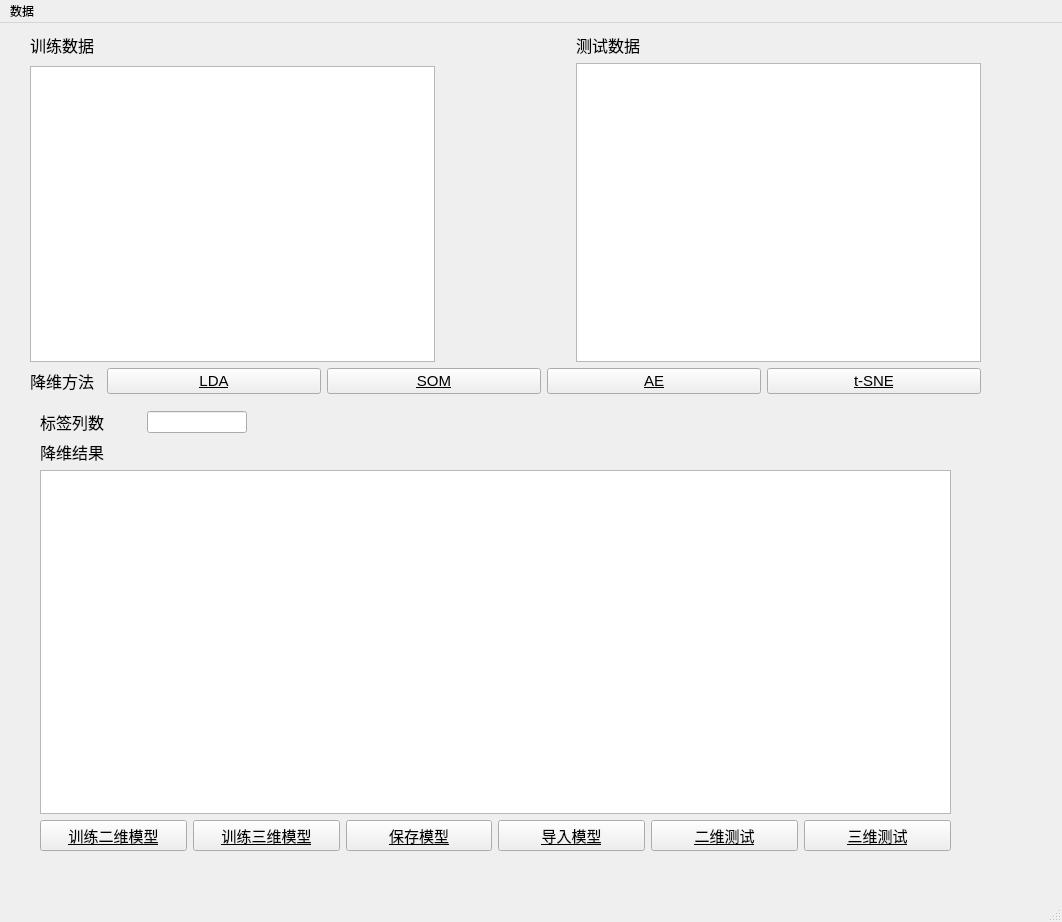
<?xml version="1.0" encoding="UTF-8"?>
<ui version="4.0">
 <class>MainWindow</class>
 <widget class="QMainWindow" name="MainWindow">
  <property name="geometry">
   <rect>
    <x>0</x>
    <y>0</y>
    <width>1062</width>
    <height>922</height>
   </rect>
  </property>
  <property name="windowTitle">
   <string>MainWindow</string>
  </property>
  <widget class="QWidget" name="centralwidget">
   <widget class="QWidget" name="layoutWidget">
    <property name="geometry">
     <rect>
      <x>30</x>
      <y>10</y>
      <width>951</width>
      <height>861</height>
     </rect>
    </property>
    <layout class="QVBoxLayout" name="verticalLayout_6" stretch="4,1,6">
     <item>
      <layout class="QHBoxLayout" name="horizontalLayout_8" stretch="3,1,3">
       <item>
        <layout class="QVBoxLayout" name="verticalLayout_4">
         <property name="spacing">
          <number>9</number>
         </property>
         <item>
          <widget class="QLabel" name="label_xunlianshuju">
           <property name="font">
            <font>
             <family>Arial</family>
             <pointsize>12</pointsize>
            </font>
           </property>
           <property name="text">
            <string>训练数据</string>
           </property>
          </widget>
         </item>
         <item>
          <widget class="QTableWidget" name="trainWidget"/>
         </item>
        </layout>
       </item>
       <item>
        <spacer name="horizontalSpacer_4">
         <property name="orientation">
          <enum>Qt::Horizontal</enum>
         </property>
         <property name="sizeHint" stdset="0">
          <size>
           <width>20</width>
           <height>20</height>
          </size>
         </property>
        </spacer>
       </item>
       <item>
        <layout class="QVBoxLayout" name="verticalLayout_5">
         <item>
          <widget class="QLabel" name="label_ceshishuju">
           <property name="font">
            <font>
             <family>Arial</family>
             <pointsize>12</pointsize>
            </font>
           </property>
           <property name="text">
            <string>测试数据</string>
           </property>
          </widget>
         </item>
         <item>
          <widget class="QTableWidget" name="testWidget"/>
         </item>
        </layout>
       </item>
      </layout>
     </item>
     <item>
      <layout class="QHBoxLayout" name="horizontalLayout_7" stretch="1,3,3,3,3">
       <item>
        <widget class="QLabel" name="label_jiangweifangfa">
         <property name="font">
          <font>
           <family>Arial</family>
           <pointsize>12</pointsize>
          </font>
         </property>
         <property name="text">
          <string>降维方法</string>
         </property>
        </widget>
       </item>
       <item>
        <widget class="QPushButton" name="button_lda">
         <property name="font">
          <font>
           <family>Arial</family>
           <pointsize>11</pointsize>
           <underline>true</underline>
          </font>
         </property>
         <property name="text">
          <string>LDA</string>
         </property>
        </widget>
       </item>
       <item>
        <widget class="QPushButton" name="button_som">
         <property name="font">
          <font>
           <family>Arial</family>
           <pointsize>11</pointsize>
           <underline>true</underline>
          </font>
         </property>
         <property name="text">
          <string>SOM</string>
         </property>
        </widget>
       </item>
       <item>
        <widget class="QPushButton" name="button_ae">
         <property name="font">
          <font>
           <family>Arial</family>
           <pointsize>11</pointsize>
           <underline>true</underline>
          </font>
         </property>
         <property name="text">
          <string>AE</string>
         </property>
        </widget>
       </item>
       <item>
        <widget class="QPushButton" name="button_tsne">
         <property name="font">
          <font>
           <family>Arial</family>
           <pointsize>11</pointsize>
           <underline>true</underline>
          </font>
         </property>
         <property name="text">
          <string>t-SNE</string>
         </property>
        </widget>
       </item>
      </layout>
     </item>
     <item>
      <widget class="QStackedWidget" name="stackedWidget">
       <property name="currentIndex">
        <number>1</number>
       </property>
       <widget class="QWidget" name="page_lda">
        <widget class="QWidget" name="layoutWidget">
         <property name="geometry">
          <rect>
           <x>10</x>
           <y>10</y>
           <width>911</width>
           <height>441</height>
          </rect>
         </property>
         <layout class="QVBoxLayout" name="verticalLayout">
          <item>
           <layout class="QHBoxLayout" name="horizontalLayout" stretch="1,1,7">
            <item>
             <widget class="QLabel" name="label_biaoqianlieshu_lda">
              <property name="font">
               <font>
                <family>Arial</family>
                <pointsize>12</pointsize>
               </font>
              </property>
              <property name="text">
               <string>标签列数</string>
              </property>
             </widget>
            </item>
            <item>
             <widget class="QLineEdit" name="biaoqianlieshu_lda"/>
            </item>
            <item>
             <spacer name="horizontalSpacer">
              <property name="orientation">
               <enum>Qt::Horizontal</enum>
              </property>
              <property name="sizeHint" stdset="0">
               <size>
                <width>40</width>
                <height>20</height>
               </size>
              </property>
             </spacer>
            </item>
           </layout>
          </item>
          <item>
           <widget class="QLabel" name="label_jiangweijieguo__lda">
            <property name="font">
             <font>
              <family>Arial</family>
              <pointsize>12</pointsize>
             </font>
            </property>
            <property name="text">
             <string>降维结果</string>
            </property>
           </widget>
          </item>
          <item>
           <widget class="QGraphicsView" name="lda_tu"/>
          </item>
          <item>
           <layout class="QHBoxLayout" name="horizontalLayout_2">
            <item>
             <widget class="QPushButton" name="xunlianmoxing2_lda">
              <property name="font">
               <font>
                <family>Arial</family>
                <pointsize>11</pointsize>
                <underline>true</underline>
               </font>
              </property>
              <property name="text">
               <string>训练二维模型</string>
              </property>
             </widget>
            </item>
            <item>
             <widget class="QPushButton" name="xunlianmoxing3_lda">
              <property name="font">
               <font>
                <family>Arial</family>
                <pointsize>11</pointsize>
                <underline>true</underline>
               </font>
              </property>
              <property name="text">
               <string>训练三维模型</string>
              </property>
             </widget>
            </item>
            <item>
             <widget class="QPushButton" name="baocunmoxing_lda">
              <property name="font">
               <font>
                <family>Arial</family>
                <pointsize>11</pointsize>
                <underline>true</underline>
               </font>
              </property>
              <property name="text">
               <string>保存模型</string>
              </property>
             </widget>
            </item>
            <item>
             <widget class="QPushButton" name="daorumoxing_lda">
              <property name="font">
               <font>
                <family>Arial</family>
                <pointsize>11</pointsize>
                <underline>true</underline>
               </font>
              </property>
              <property name="text">
               <string>导入模型</string>
              </property>
             </widget>
            </item>
            <item>
             <widget class="QPushButton" name="ceshi2_lda">
              <property name="font">
               <font>
                <family>Arial</family>
                <pointsize>11</pointsize>
                <underline>true</underline>
               </font>
              </property>
              <property name="text">
               <string>二维测试</string>
              </property>
             </widget>
            </item>
            <item>
             <widget class="QPushButton" name="ceshi3_lda">
              <property name="font">
               <font>
                <family>Arial</family>
                <pointsize>11</pointsize>
                <underline>true</underline>
               </font>
              </property>
              <property name="text">
               <string>三维测试</string>
              </property>
             </widget>
            </item>
           </layout>
          </item>
         </layout>
        </widget>
       </widget>
       <widget class="QWidget" name="page_som">
        <widget class="QWidget" name="layoutWidget_2">
         <property name="geometry">
          <rect>
           <x>10</x>
           <y>10</y>
           <width>911</width>
           <height>441</height>
          </rect>
         </property>
         <layout class="QVBoxLayout" name="verticalLayout_7">
          <item>
           <layout class="QHBoxLayout" name="horizontalLayout_9" stretch="1,1,7">
            <item>
             <widget class="QLabel" name="label_biaoqianlieshu_som">
              <property name="font">
               <font>
                <family>Arial</family>
                <pointsize>12</pointsize>
               </font>
              </property>
              <property name="text">
               <string>标签列数</string>
              </property>
             </widget>
            </item>
            <item>
             <widget class="QLineEdit" name="biaoqianlieshu_som"/>
            </item>
            <item>
             <spacer name="horizontalSpacer_2">
              <property name="orientation">
               <enum>Qt::Horizontal</enum>
              </property>
              <property name="sizeHint" stdset="0">
               <size>
                <width>40</width>
                <height>20</height>
               </size>
              </property>
             </spacer>
            </item>
           </layout>
          </item>
          <item>
           <widget class="QLabel" name="label_jiangweijieguo__som">
            <property name="font">
             <font>
              <family>Arial</family>
              <pointsize>12</pointsize>
             </font>
            </property>
            <property name="text">
             <string>降维结果</string>
            </property>
           </widget>
          </item>
          <item>
           <widget class="QGraphicsView" name="som_tu"/>
          </item>
          <item>
           <layout class="QHBoxLayout" name="horizontalLayout_10">
            <item>
             <widget class="QPushButton" name="xunlianmoxing2_som">
              <property name="font">
               <font>
                <family>Arial</family>
                <pointsize>11</pointsize>
                <underline>true</underline>
               </font>
              </property>
              <property name="text">
               <string>训练二维模型</string>
              </property>
             </widget>
            </item>
            <item>
             <widget class="QPushButton" name="xunlianmoxing3_som">
              <property name="font">
               <font>
                <family>Arial</family>
                <pointsize>11</pointsize>
                <underline>true</underline>
               </font>
              </property>
              <property name="text">
               <string>训练三维模型</string>
              </property>
             </widget>
            </item>
            <item>
             <widget class="QPushButton" name="baocunmoxing_som">
              <property name="font">
               <font>
                <family>Arial</family>
                <pointsize>11</pointsize>
                <underline>true</underline>
               </font>
              </property>
              <property name="text">
               <string>保存模型</string>
              </property>
             </widget>
            </item>
            <item>
             <widget class="QPushButton" name="daorumoxing_som">
              <property name="font">
               <font>
                <family>Arial</family>
                <pointsize>11</pointsize>
                <underline>true</underline>
               </font>
              </property>
              <property name="text">
               <string>导入模型</string>
              </property>
             </widget>
            </item>
            <item>
             <widget class="QPushButton" name="ceshi2_som">
              <property name="font">
               <font>
                <family>Arial</family>
                <pointsize>11</pointsize>
                <underline>true</underline>
               </font>
              </property>
              <property name="text">
               <string>二维测试</string>
              </property>
             </widget>
            </item>
            <item>
             <widget class="QPushButton" name="ceshi3_som">
              <property name="font">
               <font>
                <family>Arial</family>
                <pointsize>11</pointsize>
                <underline>true</underline>
               </font>
              </property>
              <property name="text">
               <string>三维测试</string>
              </property>
             </widget>
            </item>
           </layout>
          </item>
         </layout>
        </widget>
       </widget>
       <widget class="QWidget" name="page_ae">
        <widget class="QWidget" name="layoutWidget">
         <property name="geometry">
          <rect>
           <x>10</x>
           <y>10</y>
           <width>911</width>
           <height>441</height>
          </rect>
         </property>
         <layout class="QVBoxLayout" name="verticalLayout_2">
          <item>
           <layout class="QHBoxLayout" name="horizontalLayout_3" stretch="1,1,1,3,1,1,1,1,1">
            <item>
             <widget class="QLabel" name="label_biaoqianlieshu_ae">
              <property name="font">
               <font>
                <family>Arial</family>
                <pointsize>12</pointsize>
               </font>
              </property>
              <property name="text">
               <string>标签列数</string>
              </property>
             </widget>
            </item>
            <item>
             <widget class="QLineEdit" name="biaoqianlieshu_ae"/>
            </item>
            <item>
             <widget class="QLabel" name="label_yingcejiegou_ae">
              <property name="font">
               <font>
                <family>Arial</family>
                <pointsize>12</pointsize>
               </font>
              </property>
              <property name="text">
               <string>隐层结构</string>
              </property>
             </widget>
            </item>
            <item>
             <widget class="QLineEdit" name="structure_ae">
              <property name="sizePolicy">
               <sizepolicy hsizetype="Expanding" vsizetype="Fixed">
                <horstretch>0</horstretch>
                <verstretch>0</verstretch>
               </sizepolicy>
              </property>
             </widget>
            </item>
            <item>
             <widget class="QLabel" name="label_epoch_ae">
              <property name="font">
               <font>
                <family>Arial</family>
                <pointsize>12</pointsize>
               </font>
              </property>
              <property name="text">
               <string>epoch</string>
              </property>
             </widget>
            </item>
            <item>
             <widget class="QLineEdit" name="epoch_ae">
              <property name="sizePolicy">
               <sizepolicy hsizetype="Expanding" vsizetype="Fixed">
                <horstretch>0</horstretch>
                <verstretch>0</verstretch>
               </sizepolicy>
              </property>
             </widget>
            </item>
            <item>
             <widget class="QLabel" name="label_batchsize_ae">
              <property name="font">
               <font>
                <family>Arial</family>
                <pointsize>12</pointsize>
               </font>
              </property>
              <property name="text">
               <string>batch size</string>
              </property>
             </widget>
            </item>
            <item>
             <widget class="QLineEdit" name="batchsize_ae">
              <property name="sizePolicy">
               <sizepolicy hsizetype="Expanding" vsizetype="Fixed">
                <horstretch>0</horstretch>
                <verstretch>0</verstretch>
               </sizepolicy>
              </property>
             </widget>
            </item>
            <item>
             <widget class="QRadioButton" name="earlystop_ae">
              <property name="text">
               <string>EarlyStopping</string>
              </property>
              <property name="checked">
               <bool>true</bool>
              </property>
              <property name="autoRepeat">
               <bool>false</bool>
              </property>
             </widget>
            </item>
           </layout>
          </item>
          <item>
           <widget class="QLabel" name="label_jiangweijieguo__ae">
            <property name="font">
             <font>
              <family>Arial</family>
              <pointsize>12</pointsize>
             </font>
            </property>
            <property name="text">
             <string>降维结果</string>
            </property>
           </widget>
          </item>
          <item>
           <widget class="QGraphicsView" name="ae_tu"/>
          </item>
          <item>
           <layout class="QHBoxLayout" name="horizontalLayout_4">
            <item>
             <widget class="QPushButton" name="chushihua_ae">
              <property name="font">
               <font>
                <family>Arial</family>
                <pointsize>11</pointsize>
                <underline>true</underline>
               </font>
              </property>
              <property name="text">
               <string>初始化模型</string>
              </property>
             </widget>
            </item>
            <item>
             <widget class="QPushButton" name="xunlianmoxing2_ae">
              <property name="font">
               <font>
                <family>Arial</family>
                <pointsize>11</pointsize>
                <underline>true</underline>
               </font>
              </property>
              <property name="text">
               <string>二维可视化</string>
              </property>
             </widget>
            </item>
            <item>
             <widget class="QPushButton" name="xunlianmoxing3_ae">
              <property name="font">
               <font>
                <family>Arial</family>
                <pointsize>11</pointsize>
                <underline>true</underline>
               </font>
              </property>
              <property name="text">
               <string>三维可视化</string>
              </property>
             </widget>
            </item>
            <item>
             <widget class="QPushButton" name="baocunmoxing_ae">
              <property name="font">
               <font>
                <family>Arial</family>
                <pointsize>11</pointsize>
                <underline>true</underline>
               </font>
              </property>
              <property name="text">
               <string>保存模型</string>
              </property>
             </widget>
            </item>
            <item>
             <widget class="QPushButton" name="daorumoxing_ae">
              <property name="font">
               <font>
                <family>Arial</family>
                <pointsize>11</pointsize>
                <underline>true</underline>
               </font>
              </property>
              <property name="text">
               <string>导入模型</string>
              </property>
             </widget>
            </item>
           </layout>
          </item>
         </layout>
        </widget>
       </widget>
       <widget class="QWidget" name="page_tsne">
        <widget class="QWidget" name="layoutWidget">
         <property name="geometry">
          <rect>
           <x>10</x>
           <y>10</y>
           <width>911</width>
           <height>441</height>
          </rect>
         </property>
         <layout class="QVBoxLayout" name="verticalLayout_3">
          <item>
           <layout class="QHBoxLayout" name="horizontalLayout_5" stretch="1,1,7">
            <item>
             <widget class="QLabel" name="label_biaoqianlieshu_tsne">
              <property name="font">
               <font>
                <family>Arial</family>
                <pointsize>12</pointsize>
               </font>
              </property>
              <property name="text">
               <string>标签列数</string>
              </property>
             </widget>
            </item>
            <item>
             <widget class="QLineEdit" name="biaoqianlieshu_tsne">
              <property name="sizePolicy">
               <sizepolicy hsizetype="Expanding" vsizetype="Fixed">
                <horstretch>0</horstretch>
                <verstretch>0</verstretch>
               </sizepolicy>
              </property>
             </widget>
            </item>
            <item>
             <spacer name="horizontalSpacer_3">
              <property name="orientation">
               <enum>Qt::Horizontal</enum>
              </property>
              <property name="sizeHint" stdset="0">
               <size>
                <width>100</width>
                <height>20</height>
               </size>
              </property>
             </spacer>
            </item>
           </layout>
          </item>
          <item>
           <widget class="QLabel" name="label_jiangweijieguo_tsne">
            <property name="font">
             <font>
              <family>Arial</family>
              <pointsize>12</pointsize>
             </font>
            </property>
            <property name="text">
             <string>降维结果</string>
            </property>
           </widget>
          </item>
          <item>
           <widget class="QGraphicsView" name="tsne_tu"/>
          </item>
          <item>
           <layout class="QHBoxLayout" name="horizontalLayout_6">
            <item>
             <widget class="QPushButton" name="xunlianmoxing2_tsne">
              <property name="font">
               <font>
                <family>Arial</family>
                <pointsize>11</pointsize>
                <underline>true</underline>
               </font>
              </property>
              <property name="text">
               <string>训练二维模型</string>
              </property>
             </widget>
            </item>
            <item>
             <widget class="QPushButton" name="xunlianmoxing3_tsne">
              <property name="font">
               <font>
                <family>Arial</family>
                <pointsize>11</pointsize>
                <underline>true</underline>
               </font>
              </property>
              <property name="text">
               <string>训练三维模型</string>
              </property>
             </widget>
            </item>
            <item>
             <widget class="QPushButton" name="baocunmoxing_tsne">
              <property name="font">
               <font>
                <family>Arial</family>
                <pointsize>11</pointsize>
                <underline>true</underline>
               </font>
              </property>
              <property name="text">
               <string>保存模型</string>
              </property>
             </widget>
            </item>
            <item>
             <widget class="QPushButton" name="daorumoxing_tsne">
              <property name="font">
               <font>
                <family>Arial</family>
                <pointsize>11</pointsize>
                <underline>true</underline>
               </font>
              </property>
              <property name="text">
               <string>导入模型</string>
              </property>
             </widget>
            </item>
            <item>
             <widget class="QPushButton" name="ceshi2_tsne">
              <property name="font">
               <font>
                <family>Arial</family>
                <pointsize>11</pointsize>
                <underline>true</underline>
               </font>
              </property>
              <property name="text">
               <string>二维测试</string>
              </property>
             </widget>
            </item>
            <item>
             <widget class="QPushButton" name="ceshi3_tsne">
              <property name="font">
               <font>
                <family>Arial</family>
                <pointsize>11</pointsize>
                <underline>true</underline>
               </font>
              </property>
              <property name="text">
               <string>三维测试</string>
              </property>
             </widget>
            </item>
           </layout>
          </item>
         </layout>
        </widget>
       </widget>
      </widget>
     </item>
    </layout>
   </widget>
  </widget>
  <widget class="QMenuBar" name="menubar">
   <property name="geometry">
    <rect>
     <x>0</x>
     <y>0</y>
     <width>1062</width>
     <height>26</height>
    </rect>
   </property>
   <widget class="QMenu" name="menu">
    <property name="title">
     <string>数据</string>
    </property>
    <addaction name="traindata"/>
    <addaction name="testdata"/>
   </widget>
   <addaction name="menu"/>
  </widget>
  <widget class="QStatusBar" name="statusBar"/>
  <action name="traindata">
   <property name="text">
    <string>导入训练数据</string>
   </property>
  </action>
  <action name="testdata">
   <property name="text">
    <string>导入测试数据</string>
   </property>
  </action>
 </widget>
 <resources/>
 <connections/>
</ui>
